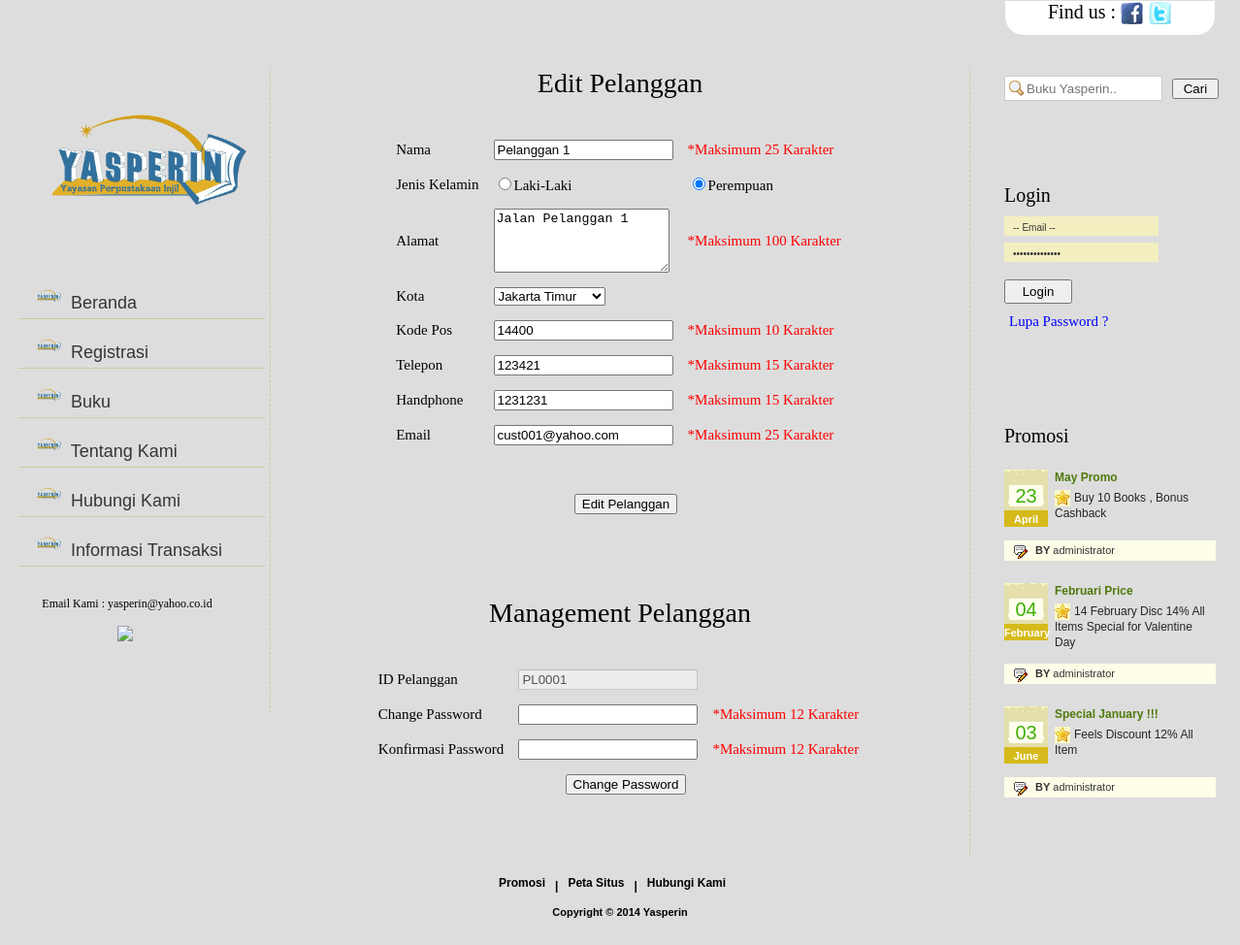
Screenshot of /ubah_pelanggan.php?id=PL0001 with the database file from the repository.
### tables this page shows
CREATE TABLE IF NOT EXISTS `pelanggan` (
  `IdPelanggan` varchar(6) NOT NULL,
  `Sandi` varchar(50) NOT NULL,
  `Nama` varchar(25) NOT NULL,
  `JenisKelamin` varchar(1) NOT NULL,
  `Alamat` varchar(100) NOT NULL,
  `Kota` varchar(20) NOT NULL,
  `KodePos` varchar(10) NOT NULL,
  `Phone` varchar(15) NOT NULL,
  `Handphone` varchar(15) NOT NULL,
  `Email` varchar(25) NOT NULL,
  PRIMARY KEY (`IdPelanggan`)
);

CREATE TABLE IF NOT EXISTS `promo` (
  `IDPromosi` int(11) NOT NULL AUTO_INCREMENT,
  `JudulPromo` varchar(100) NOT NULL,
  `IsiPromo` text NOT NULL,
  `TglPromo` date NOT NULL,
  `IdPengurus` varchar(15) NOT NULL,
  PRIMARY KEY (`IDPromosi`)
);

### ubah_pelanggan.php (the view, shortened to what this page needs)
<?php
require("header.php");
?>
	<div id="contentWrap">
 		<div id="contentPanel">
		<?php require("leftPanel.php"); ?>
<div id="middlePanel">
   				<div class="top">
    				<h2 align="center">Edit Pelanggan</h2>
    				<?php
						$iduser= $_GET['id'];
						$rs = mysql_query("select * from pelanggan where IdPelanggan='$iduser'");
						$row = mysql_fetch_array($rs);
					?>
   				</div>
                <div class="bottom">
            	<form action="controller/doUbahPelanggan.php?id=<?php echo $iduser; ?>" method="post">
                <table border="0" align="center" cellspacing="5px" cellpadding="5px">
					<tr>
						<td><label>Nama</label></td>
						<td><input type="text" name="txtnama" id="txtnama" onblur="cekNama()" value="<?php echo $row['Nama'] ?>"/></td>
						<td><font color="red">*Maksimum 25 Karakter</font></td>
						<td><div id="pic_nama"></div></td>
					</tr>
					<tr>
						<td><label>Jenis Kelamin</label></td>
						<td><input type="radio" name="txtgender" id="gender1" value="M" <?php if($row['JenisKelamin'] == "M") echo "checked='checked'"; ?> />Laki-Laki</td>
						<td><input type="radio" name="txtgender" id="gender2"  value="F" <?php if($row['JenisKelamin'] == "F") echo "checked='checked'"; ?>/>Perempuan</td>
					</tr>
					<tr>
						<td><label>Alamat</label></td>
						<td><textarea name="txtaddress" id="txtaddress" cols="20" rows="4" onblur="cekAddress()"><?php echo $row['Alamat']; ?></textarea></td>
						<td><font color="red">*Maksimum 100 Karakter</font></td>
						<td><div id="pic_address"></div></td>
					</tr>
					<tr>
						<td>Kota</td>
						<td><select name="txtkota">
							<option selected="selected" value="<?php echo $row['Kota']; ?>"><?php echo $row['Kota']; ?></option>
						</select></td>
						<td></td>
					</tr>
					<tr>
						<td><label>Kode Pos</label></td>
						<td><input type="text" name="txtkodepos" id="txtkodepos" onblur="cekKodePos()" value="<?php echo $row['KodePos'] ?>" /></td>
						<td><font color="red">*Maksimum 10 Karakter</font></td>
						<td><div id="pic_kodepos"></div></td>
					</tr>
					<tr>
						<td><label>Telepon</label></td>
						<td><input type="text" name="txtphone" id="txtphone" onblur="cekPhone()" value="<?php echo $row['Phone']; ?>"/></td>
						<td><font color="red">*Maksimum 15 Karakter</font></td>
						<td><div id="pic_phone"></div></td>
					</tr>
					<tr>
						<td><label>Handphone</label></td>
						<td><input type="text" name="txtcell" id="txtcell" onblur="cekCell()" value="<?php echo $row['Handphone'] ?>"/></td>
						<td><font color="red">*Maksimum 15 Karakter</font></td>
						<td><div id="pic_cell"></div></td>
					</tr>
					<tr>
						<td><label>Email</label></td>
						<td><input type="text" name="txtemail" id="txtemail" onblur="cekEmail()" value="<?php echo $row['Email'] ?>" /></td>
						<td><font color="red">*Maksimum 25 Karakter</font></td>
						<td><div id="pic_email"></div></td>
					</tr>
					<tr height="30px"></tr>
					<tr>
						<td colspan="4" align="center"><input type="submit" value="Edit Pelanggan" onclick="return cekEditProfile();" /></td>
					</tr>
					<tr height="20px"></tr>
					<tr>
						<td colspan="4" align="center"><label id="error" style="font-size:12px;color:red" ><?php
						$error = $_REQUEST['error'];
						if($error != NULL)
						echo $error; ?></label></td>
					</tr>
				</table>
                </form>
	</div>
		<div class="top">
		<br/><br/>
				<h2 align="center">Management Pelanggan</h2>
		</div>
        <div class="bottom">
            	<form action="controller/doUbahSandiPelanggan.php?id=<?php echo $iduser; ?>" method="post">
                <table border="0" align="center" cellspacing="5px" cellpadding="5px">
					<tr>
						<td><label>ID Pelanggan</label></td>
						<td><input type="text" name="txtUsername" id="txtUsername" value="<?php echo $row['IdPelanggan']; ?>" onblur="cekUsername()" disabled="disabled"/></td>
						<td></td>
						<td><div id="pic_username"></div></td>
					</tr>
					<tr>
						<td><label>Change Password</label></td>
						<td><input type="password" name="txtpassword" id="txtpassword"  onblur="cekPassword()"/></td>
						<td><font color="red">*Maksimum 12 Karakter</font></td>
						<td><div id="pic_password"></div></td>
					</tr>
					<tr>
						<td><label>Konfirmasi Password</label></td>
						<td><input type="password" name="txtconfirm" id="txtconfirm" onblur="cekConfirm()" /></td>
						<td><font color="red">*Maksimum 12 Karakter</font></td>
						<td><div id="pic_confirm"></div></td>
					</tr>
					<tr>
						<td colspan="4" align="center"><input type="submit" value="Change Password" onclick="return cekEditPassword();" /></td>
					</tr>
					 </form>
					<tr>
						<td colspan="4" align="center"><label id="error" style="font-size:12px;color:red" ><?php
						$error2 = $_REQUEST['error2'];
						if($error2 != NULL)
						echo $error2; ?></label></td>
					</tr>
			</div>
  			</div>
	<?php
			require("rightPanel.php");
		?>
 		</div>
	</div>
	<?php
		require("footer.php");
	?>
</body>
</html>

### rightPanel.php (shortened to what this page needs)
<div id="rigtPanel">
			<div id="header-search" >
			<form method="post" action="cari_buku.php">
			<input type="text" name="txtsearch" class="search" placeholder="Buku Yasperin.." id="search" />
			<input type="submit" value=" Cari "  />
			</form>
			</div>
			   <div class="contacts">
			   	<br/><br/>
				<?php
					if($nama == NULL || $nama == "")
					{
				?>
   				<h2>Login</h2>
				<form method="POST" action="controller/doLoginUser.php">
   				<input class="inp" name="txtusername" type="text" value="-- Email --" onfocus="if(this.value=='-- Email --')this.value=''" onblur="if(this.value=='')this.value='-- Email --'"/>
   				<input class="inp" name="txtpassword" type="password" value="-- Password --" onfocus="if(this.value=='-- Password --')this.value=''" onblur="if(this.value=='')this.value='-- Password --'"/>
				<br/>
				<input type="submit" value="Login" style="width:70px;height:25px;margin-right:10px"/>
				<br/>
				<a href="lupasandi.php">Lupa Password ?</a>
				<br/>
				<div class="error">
				</div>
				</form>
				<?php
					}
				?>
  				</div>
  				<div class="services">
			<br/><br/>
			<br/><br/>
   				<h2>Promosi</h2>
   				<ul>
				<?php
				$rs = mysql_query("select * from promo order by IDPromosi desc");
				while($row = mysql_fetch_array($rs))
				{
				$date = $row["TglPromo"];
				?>
    					<li>
      						<div class="cal"><?php echo date("d", strtotime($date)); ?><span><?php echo date("F", strtotime($date)); ?></span></div>
      						<h2><?php echo $row["JudulPromo"]; ?></h2>
      						<p><?php echo $row["IsiPromo"]; ?></p>
      						<div class="author"><span>BY</span> administrator</div>
    					</li>
				<?php
					}
				?>
   				</ul>
  				</div>
 			</div>

### styles.css (style rules this page uses)
body { margin:0px; padding:0px; background:#DDDDDD;font-family:Verdana; }
#contentWrap { width:100%; margin:0px; padding:0px; float:left; background:#DDDDDD repeat-x }
#contentPanel { width:1240px; margin:0 auto; padding:33px 0 0 0 }
#header-search { bottom: 0; right: 0; width: 252px; height: 34px; padding: 8px 0 25px 0px; }
input.search { background:#FFFFFF url(images/search.png) no-repeat 4px 4px; padding:4px 4px 4px 22px; border:1px solid #CCCCCC; width: 135px; height: 16px; margin-right: 6px; color:#5F5F5F; }
#middlePanel { width:688px; margin:0px; padding:0 0 38px 32px; float:left; border-right:#c6d09d dashed 1px }
#middlePanel .top { width:650px; margin:0px; padding:0 0 0 3px; float:left }
#middlePanel .top h2 { width:650px; margin:0px; padding:0px; float:left; font-family:Verdana; font-size:28px; color:#000000; line-height:32px; font-weight:normal }
#middlePanel .bottom { width:668px; margin:32px 0 0 0; padding:0px; float:left; font-family:Verdana; font-size:15px; }
#rigtPanel { width:218px; margin:0px; padding:0 0 0 35px; float:left }
#rigtPanel .services { width:218px; margin:0px; padding:0px; float:left }
#rigtPanel .services h2 { width:218px; margin:0px; padding:0px; float:left; font-family:Verdana; font-size:20px; color:#000000; line-height:24px; font-weight:normal }
#rigtPanel .services ul { width:218px; margin:23px 0 0 0; padding:0px; float:left; display:block }
#rigtPanel .services ul li { width:218px; margin:0px; padding:0 0 23px 0; float:left; display:block }
#rigtPanel .services ul li .cal { width:45px; height:44px; margin:0px; padding:15px 0 0 0; float:left; font-family:Arial; font-size:20px; color:#3bb000; line-height:24px; text-align:center; background:url(images/calendar.jpg) no-repeat }
#rigtPanel .services ul li .cal span { width:45px; float:left; padding:0px; font-family:Arial; font-size:11px; color:#FFFFFF; text-align:center; font-weight:bold; margin:0px }
#rigtPanel .services ul li h2 { width:164px; margin:0px; padding:0 0 0 7px; float:left; font-family:Arial; font-size:12px; color:#4f790a; line-height:16px; font-weight:bold }
#rigtPanel .services ul li p { width:165px; margin:5px 0 0 0; padding:0 0 0 7px; float:left; font-family:Arial; font-size:12px; color:#252525; line-height:16px; text-indent:20px; background:url(images/star.jpg) no-repeat 7px 0 }
#rigtPanel .services ul li .author { width:186px; height:21px; margin:14px 0 0 0; padding:0 0 0 32px; float:left; font-family:Arial; font-size:11px; color:#343434; line-height:20px; background:#fefde7 url(images/author.jpg) no-repeat 10px 0 }
#rigtPanel .services ul li .author span { font-weight:bold }
#rigtPanel .contacts { width:220px; margin:16px 0 0 0; padding:0px; float:left ;font-family:Verdana; }
#rigtPanel .contacts h2 { width:200px; margin:0px; padding:0 0 3px 0; float:left; font-family:Verdana; font-size:20px; color:#000000; line-height:24px; font-weight:normal }
#rigtPanel .contacts .inp { width:150px; height:17px; margin:7px 0 0 0; padding:3px 0 0 9px; float:left; font-family:Arial; font-size:10px; color:#363636; border:0px; background:#f3efc0 }
#rigtPanel .contacts a { height:16px; margin:10px 0 0 0; margin-left:5px; padding:0px; float:left; color:blue; font-family:Verdana; font-size:15px; text-decoration:none; }
#rigtPanel .error { width:200px; height:16px; margin:10px 0 0 0; margin-left:5px; padding:0px; float:left; font-family:Arial; font-size:12px;text-decoration:none; color:red; }

### rows the page displays
pelanggan: txtnama "Pelanggan 1", JenisKelamin "☑", txtaddress "Jalan Pelanggan 1", txtkota "Jakarta Timur", txtkodepos "14400", txtphone "123421", txtcell "1231231", txtemail "cust001@yahoo.com", txtUsername "PL0001"
promo: TglPromo "23", TglPromo "April", JudulPromo "May Promo", IsiPromo "Buy 10 Books , Bonus Cashback"
promo: TglPromo "04", TglPromo "February", JudulPromo "Februari Price", IsiPromo "14 February Disc 14% All Items Special for Valentine Day"
promo: TglPromo "03", TglPromo "June", JudulPromo "Special January !!!", IsiPromo "Feels Discount 12% All Item"
